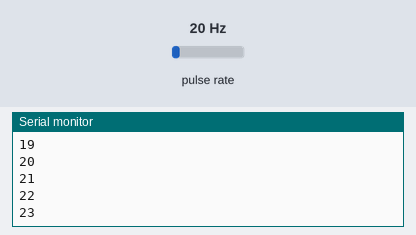
Recording of a sketch running on a simulated ESP8266 (NodeMCU). On the bench: the last lines printed to the serial monitor. Wiring (inferred from the names in the program): pulse sensor: data GPIO 13. The test bench sets the inputs (shaded band); at power-on: pulse rate 20 Hz.

Above: at 1.2 s.
1.3 s: pulse rate (sensor on GPIO 13) set to 50 Hz
At 1.8 s:
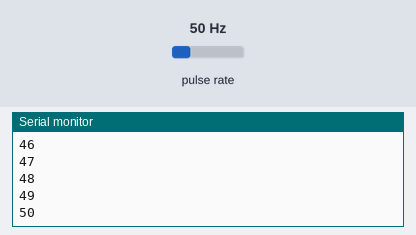
2.8 s: pulse rate (sensor on GPIO 13) set to 100 Hz
At 3.5 s:
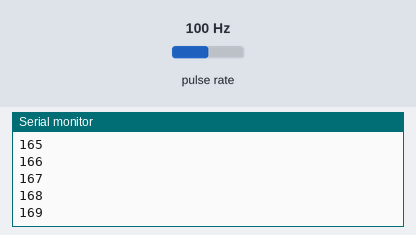
Timing chart, 0 to 5.8 s (numbered marks = the images above; inputs shaded):
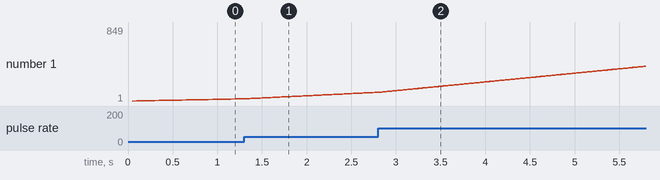

The sketch:

8266withWaterFlowSensor.ino
```cpp
/*********
  Rui Santos
  Complete project details at https://randomnerdtutorials.com
*********/

// Set GPIOs for LED and PIR Motion Sensor
const int pinWaterFlowSensor = 13;
unsigned long puls;

// Checks if motion was detected, sets LED HIGH and starts a timer
ICACHE_RAM_ATTR void detectsFlow() {
  puls++;
  Serial.println(puls);
}

void setup() {
  // Serial port for debugging purposes
  Serial.begin(115200);

  // PIR Motion Sensor mode INPUT_PULLUP
  pinMode(pinWaterFlowSensor, INPUT);

  // Set motionSensor pin as interrupt, assign interrupt function and set RISING mode
  attachInterrupt(digitalPinToInterrupt(pinWaterFlowSensor), detectsFlow, RISING);

  // initalize plus
  puls=0;
}

void loop() {

}
```

Measured:
- plotted number 1: 25 → 100 after the input at 1.3 s
